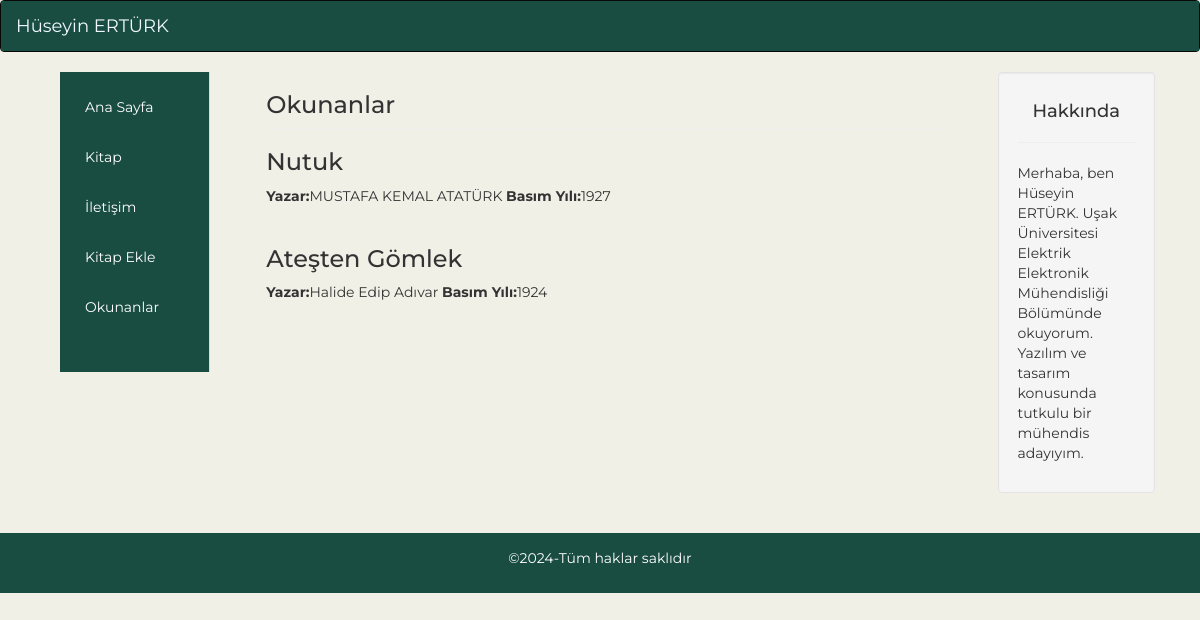
/okunanlar, run on the app's committed database.
### tables this page shows
CREATE TABLE "tblBook" (
	"id"	INTEGER NOT NULL,
	"booktitle"	TEXT,
	"bookauthor"	TEXT,
	"bookyear"	TEXT,
	"isReaded"	INTEGER,
	PRIMARY KEY("id" AUTOINCREMENT)
);

### main.py (the view)
@app.route("/okunanlar")
def kitapOku():
    veriAl()
    return render_template("okunanlar.html",datas = data)

### main.py (called while the page is built)
def veriAl():
    global data
    with sqlite3.connect("book.db") as con:
        cur = con.cursor()
        cur.execute("select * from tblBook order by id asc")
        data = cur.fetchall()
        for i in data:
            print(i)

### templates/okunanlar.html (shortened to what this page needs)
{% extends "base.html" %}
{% block content %}
<h3>Okunanlar</h3>
<hr style="margin-top: 0.5em; margin-bottom: 0.5em; display: block; size: 100dvh;">
{% for d in datas %}
<div>
  <div class="card-body">
    <div>
      {% if d[4] == 1 %}
      <tr>
        <th>
          <h3 class="card-title">{{d[1]}}</h3>
        </th>
      <tr>
        <th class="card-text">
          <b>Yazar:</b>{{d.2}}</h3>
        </th>
        <th class="card-text">
          <b>Basım Yılı:</b>{{d.3}}</h3>
      </tr>
      {% endif %}
    </div>
    <br>
  </div>
</div>
{% endfor %}
{% endblock %}

### static/style.css (style rules this page uses)
body { font-family: "Montserrat" !important; background-color: #f1f0e7 !important; }
* { margin: 0; padding: 0; box-sizing: border-box; -webkit-box-sizing: border-box; -moz-box-sizing: border-box; }

### data on the page
tblBook: booktitle "Nutuk", bookauthor "MUSTAFA KEMAL ATATÜRK", bookyear "1927"
tblBook: booktitle "Ateşten Gömlek", bookauthor "Halide Edip Adıvar", bookyear "1924"
